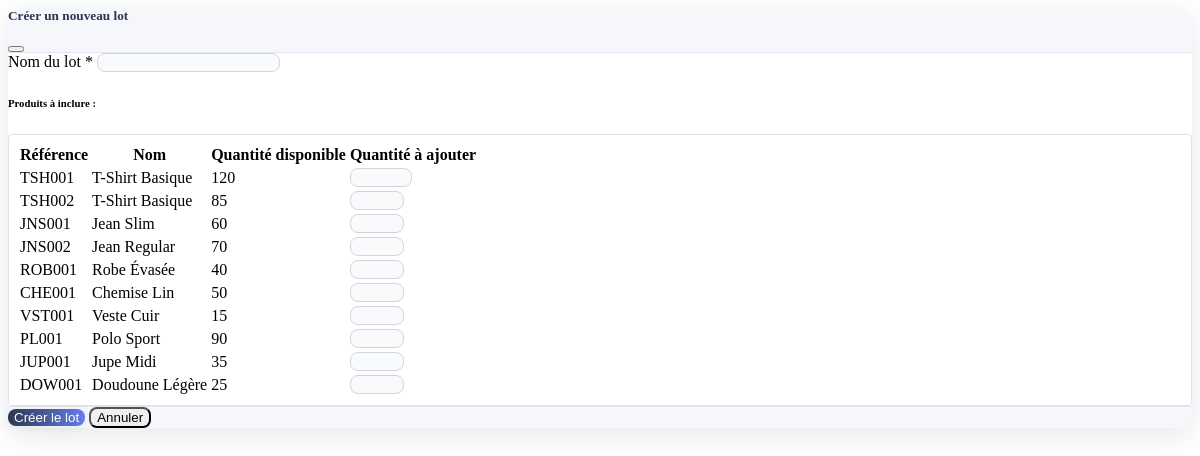
Page /index.php/lots/load_add_lot_popup on the committed database.
### tables this page shows
CREATE TABLE produit (
						 id_produit INT AUTO_INCREMENT PRIMARY KEY,
						 reference VARCHAR(100) NOT NULL UNIQUE,         
						 nom VARCHAR(255) NOT NULL,
						 description TEXT,
						 categorie VARCHAR(100),                         
						 genre ENUM('Homme', 'Femme', 'Enfant', 'Mixte'),
						 taille VARCHAR(20),
						 couleur VARCHAR(50),
						 saison VARCHAR(20),
						 marque VARCHAR(100),
						 prix_achat DECIMAL(10,2),
						 prix_vente DECIMAL(10,2),
						 quantite INT DEFAULT 0,
						 seuil_reappro INT DEFAULT 0,
						 ean VARCHAR(50),                                
						 actif BOOLEAN DEFAULT TRUE,
						 date_ajout DATETIME DEFAULT CURRENT_TIMESTAMP,
						 date_modif DATETIME DEFAULT CURRENT_TIMESTAMP ON UPDATE CURRENT_TIMESTAMP
);

### application/controllers/Lots.php (called while the page is built, shortened)
<?php
class Lots extends MY_Controller {
	public function __construct() {
		$this->load->model('Role');
	}
	public function load_add_lot_popup()
	{
		$this->load->model('Produit');
		$products = $this->Produit->getAllProduits();
		$data = ['products' => $products];
		$this->load->view('lots/popup_add_lot', $data);
	}
}

### index.php (called while the page is built, shortened)
<?php
require_once BASEPATH.'core/CodeIgniter.php';

### application/models/Produit.php (called while the page is built, shortened)
<?php
class Produit extends CI_Model {
	public function getAllProduits() {
		return $this->db->get('produit')->result();
	}
}

### application/views/lots/popup_add_lot.php (the view, shortened to what this page needs)
<div class="modal fade" id="popupAddLot" tabindex="-1" aria-labelledby="popupAddLotLabel" aria-hidden="true">
	<div class="modal-dialog modal-xl modal-dialog-centered">
		<div class="modal-content">
			<form id="formAddLot" action="<?= site_url('lots/saveNewLot') ?>" method="post">
				<div class="modal-header">
					<h5 class="modal-title" id="popupAddLotLabel">Créer un nouveau lot</h5>
					<button type="button" class="btn-close" data-bs-dismiss="modal" aria-label="Fermer"></button>
				</div>
				<div class="modal-body">
					<div class="mb-3">
						<label for="nom_lot" class="form-label">Nom du lot *</label>
						<input type="text" class="form-control" id="nom_lot" name="nom_lot" required>
					</div>
					<h6>Produits à inclure :</h6>
					<div style="max-height: 400px; overflow-y: auto; border: 1px solid #dee2e6; border-radius: .25rem; padding: 0.5rem;">
						<table class="table table-sm table-bordered">
							<thead class="table-light">
							<tr>
								<th>Référence</th>
								<th>Nom</th>
								<th>Quantité disponible</th>
								<th>Quantité à ajouter</th>
							</tr>
							</thead>
							<tbody>
							<?php foreach ($products as $produit): ?>
								<tr>
									<td><?= htmlspecialchars($produit->reference) ?></td>
									<td><?= htmlspecialchars($produit->nom) ?></td>
									<td><?= (int)$produit->quantite ?></td>
									<td>
										<input type="number" name="quantites[<?= $produit->id_produit ?>]" class="form-control form-control-sm" min="0" max="<?= (int)$produit->quantite ?>">
									</td>
								</tr>
							<?php endforeach; ?>
							</tbody>
						</table>
					</div>
				</div>
				<div class="modal-footer">
					<button type="submit" class="btn btn-primary">Créer le lot</button>
					<button type="button" class="btn btn-secondary" data-bs-dismiss="modal">Annuler</button>
				</div>
			</form>
		</div>
	</div>
</div>

### application/views/lots/popup_add_lot.php (style rules this page uses)
.modal-content { border-radius: 16px; box-shadow: 0 8px 32px rgba(44, 62, 80, 0.12); }
.modal-header { border-radius: 16px 16px 0 0; background: #f6f7fb; border-bottom: 1px solid #e3e6f0; }
.modal-title { color: #2d3651; font-weight: 600; }
.form-select, .form-control { border-radius: 8px; border: 1px solid #d1d5db; background: #f9fafb; }
.btn-primary, .btn-primary:focus { background: linear-gradient(90deg, #2d3651 0%, #667eea 100%); border: none; color: #fff; font-weight: 500; border-radius: 8px; box-shadow: 0 2px 8px rgba(44, 62, 80, 0.08); transition: background 0.2s, box-shadow 0.2s; }
.btn-secondary { border-radius: 8px; }
.modal-footer { border-top: 1px solid #e3e6f0; background: #f6f7fb; border-radius: 0 0 16px 16px; }

### rows in the picture
produit: reference "TSH001", nom "T-Shirt Basique", quantite "120"
produit: reference "TSH002", nom "T-Shirt Basique", quantite "85"
produit: reference "JNS001", nom "Jean Slim", quantite "60"
produit: reference "JNS002", nom "Jean Regular", quantite "70"
produit: reference "ROB001", nom "Robe Évasée", quantite "40"
produit: reference "CHE001", nom "Chemise Lin", quantite "50"
produit: reference "VST001", nom "Veste Cuir", quantite "15"
produit: reference "PL001", nom "Polo Sport", quantite "90"
produit: reference "JUP001", nom "Jupe Midi", quantite "35"
produit: reference "DOW001", nom "Doudoune Légère", quantite "25"
